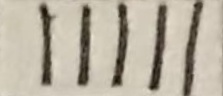
#> input picture Training/Dataset/vertical5/Cell_0_Test_5.jpg, 223 x 96 px, found by its file name
$ python Testing.py
#> lines starting #> are read from the running program, lines starting #| are printed output that depends on the picture
import cv2
import joblib
from skimage.feature import hog

HOG = joblib.load("HOG_Model.npy")
#> (reads Code/Final Code/models/HOG_Model.npy from the repository)

image = cv2.imread(f"../Dataset/symbols/vertical5/Cell_0_Test_5.jpg", cv2.IMREAD_GRAYSCALE)
#> image: shape (96, 223); min 16, max 229, mean 176.9
resized_image = cv2.resize(image, (128, 256))
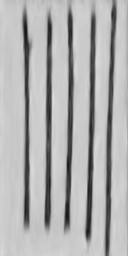
#> resized_image: shape (256, 128); min 20, max 222, mean 176.8

# get the HOG descriptor for the test image
(hog_desc, hog_image) = hog(resized_image, orientations=9, pixels_per_cell=(8, 8),
		cells_per_block=(2, 2), transform_sqrt=True, block_norm='L2-Hys', visualize=True)
#> hog_desc = 16740 values, max 0.698 at index 14508, min 0 at index 1, mean 0.0732

# prediction
pred = HOG.predict(hog_desc.reshape(1, -1))[0]
#> pred = 'vertical5'
print(pred.title())
#| Vertical5
